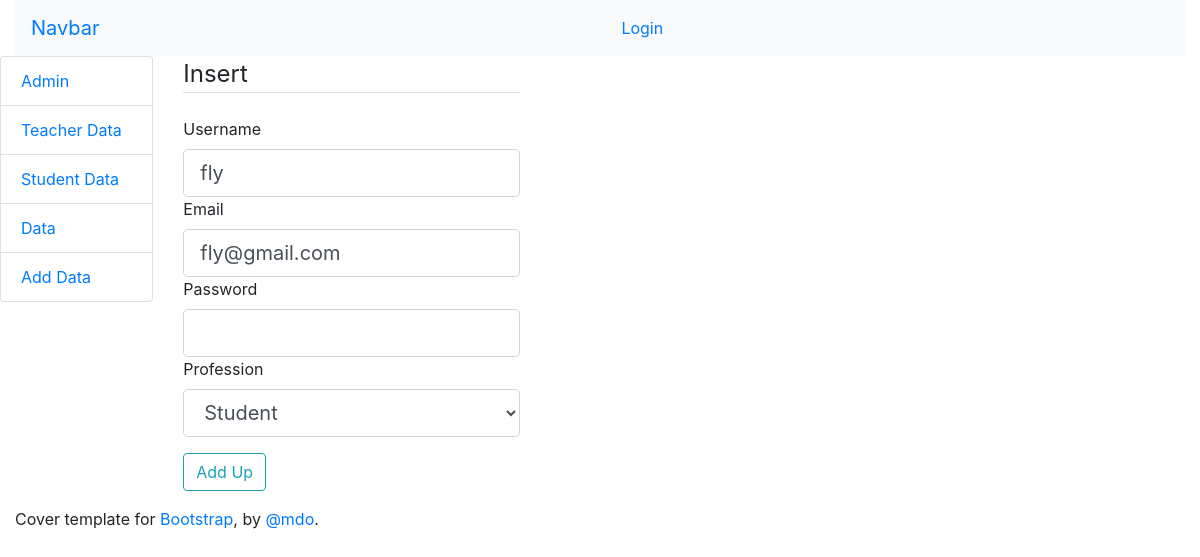
Page /update/3 on the committed database.
### fyp/models.py (models this page shows, shortened)
class User(db.Model, UserMixin):
    id=db.Column(db.Integer, primary_key=True)
    username=db.Column(db.String(20), unique=True, nullable=False)
    email=db.Column(db.String(120), unique=True, nullable=False)
    password=db.Column(db.String(60), nullable=False)
    profession=db.Column(db.String(20), nullable=False)

### fyp/routes.py (the view)
@app.route('/update/<int:user_id>', methods=['GET', 'POST'])
def update_user(user_id):
    form=InsertForm()
    user=User.query.get(user_id)
    if form.validate_on_submit():
        user.username=form.username.data
        user.email=form.email.data
        user.password=form.password.data
        user.profession=form.profession.data
        db.session.commit()
        flash('Your account has been updated!', 'success')
        return redirect(url_for('about'))
    elif request.method == 'GET':
        form.username.data=user.username
        form.email.data=user.email
        form.profession.data=user.profession
    return render_template('edit_user.html', title='about', form=form)

### fyp/forms.py (shortened to what this page needs)
class InsertForm(FlaskForm):
    username=StringField('Username', validators=[DataRequired(), Length(min=2, max=20)])
    email=StringField('Email', validators=[DataRequired(), Email()])
    password=PasswordField('Password', validators=[DataRequired()])
    profession=SelectField('Profession', choices = [('teacher', 'Teacher'),('student', 'Student')])
    submit=SubmitField('Add Up')

### fyp/templates/edit_user.html (shortened to what this page needs)
{% extends 'layout.html' %} {% block content %}
<div class="row">
    <div class="col-4">
      {% include 'includes/_sidebar.html' %}
    </div>
    <div class="col-8">
<div class="content-section">
  <form method="POST" action="">
    <fieldset class="form-group">
      <legend class="border-bottom mb-4">Insert</legend>
      <div class="form-gorup">
        {{form.username.label(class='form-control-label')}}
         {% if form.username.errors %}
         {{form.username(class='form-control form-control-lg is-invalid')}}
        <div class="invalid-feedback">
          {% for error in form.username.errors %}
          <span>{{error}}</span>
          {% endfor %}
        </div>
        {% else %}
        {{form.username(class='form-control form-control-lg')}}
        {% endif %}
      </div>
      <div class="form-gorup">
        {{form.email.label(class='form-control-label')}}
        {% if form.email.errors %}
         {{form.email(class='form-control form-control-lg is-invalid')}}
        <div class="invalid-feedback">
          {% for error in form.email.errors %}
          <span>{{error}}</span>
          {% endfor %}
        </div>
        {% else %}
        {{form.email(class='form-control form-control-lg')}}
        {% endif %}
      </div>
      <div class="form-gorup">
        {{form.password.label(class='form-control-label')}}
        {% if form.password.errors %}
         {{form.password(class='form-control form-control-lg is-invalid')}}
        <div class="invalid-feedback">
          {% for error in form.password.errors %}
          <span>{{error}}</span>
          {% endfor %}
        </div>
        {% else %}
        {{form.password(class='form-control form-control-lg')}}
        {% endif %}
      </div>
      <div class="form-gorup">
        {{form.profession.label(class='form-control-label')}}
        {% if form.profession.errors %}
         {{form.profession(class='form-control form-control-lg is-invalid')}}
        <div class="invalid-feedback">
          {% for error in form.profession.errors %}
          <span>{{error}}</span>
          {% endfor %}
        </div>
        {% else %}
        {{form.profession(class='form-control form-control-lg')}}
        {% endif %}
      </div>
    </fieldset>
    <div class="form-group">
      {{form.submit(class='btn btn-outline-info')}}
    </div>
  </form>
</div>
</div></div>
{% endblock content %}

### rows in the picture
User: username "fly", email "fly@gmail.com", profession "Student"
